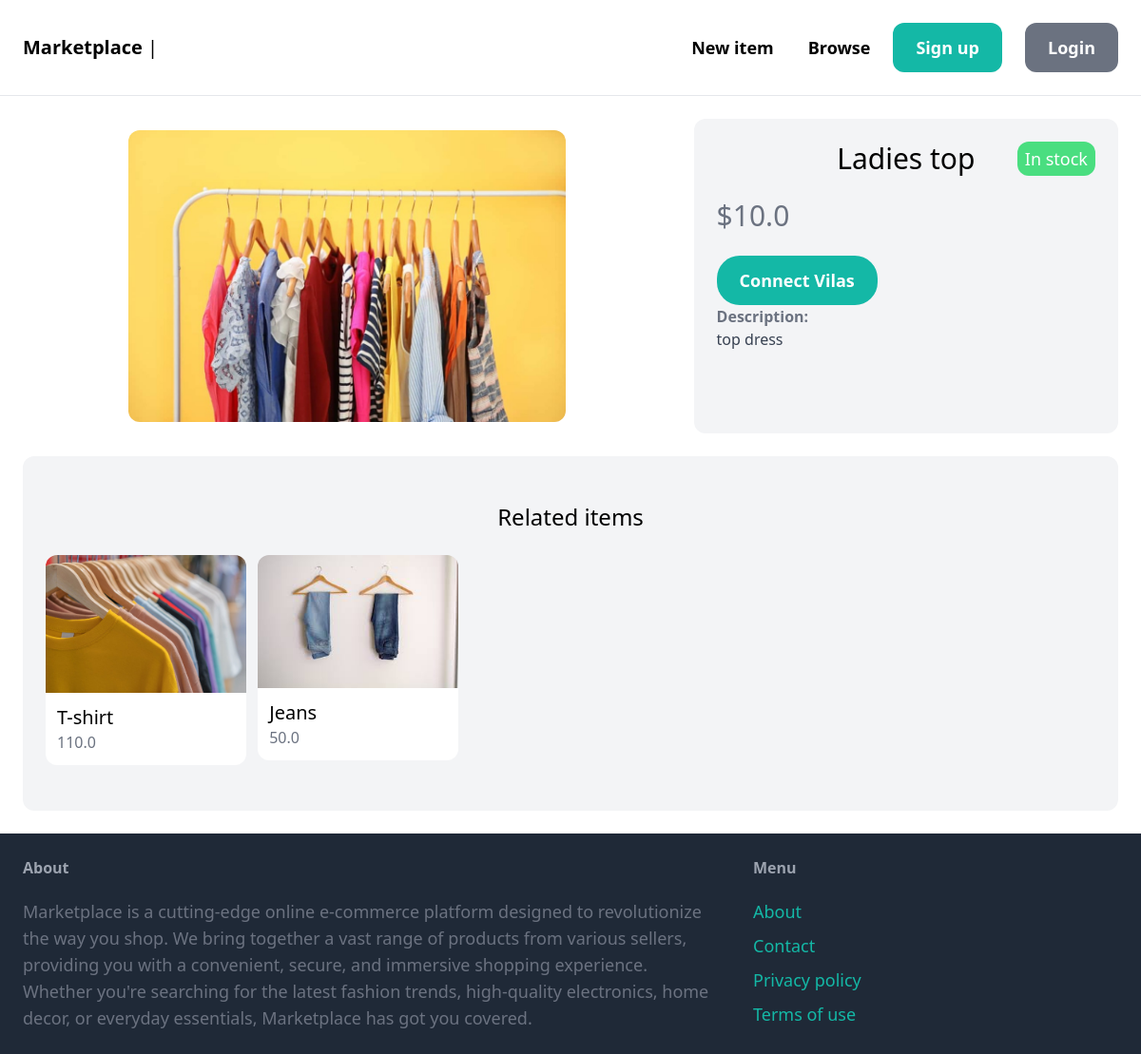
/dashboard/items/8/, run on an earlier commit of the app's database.
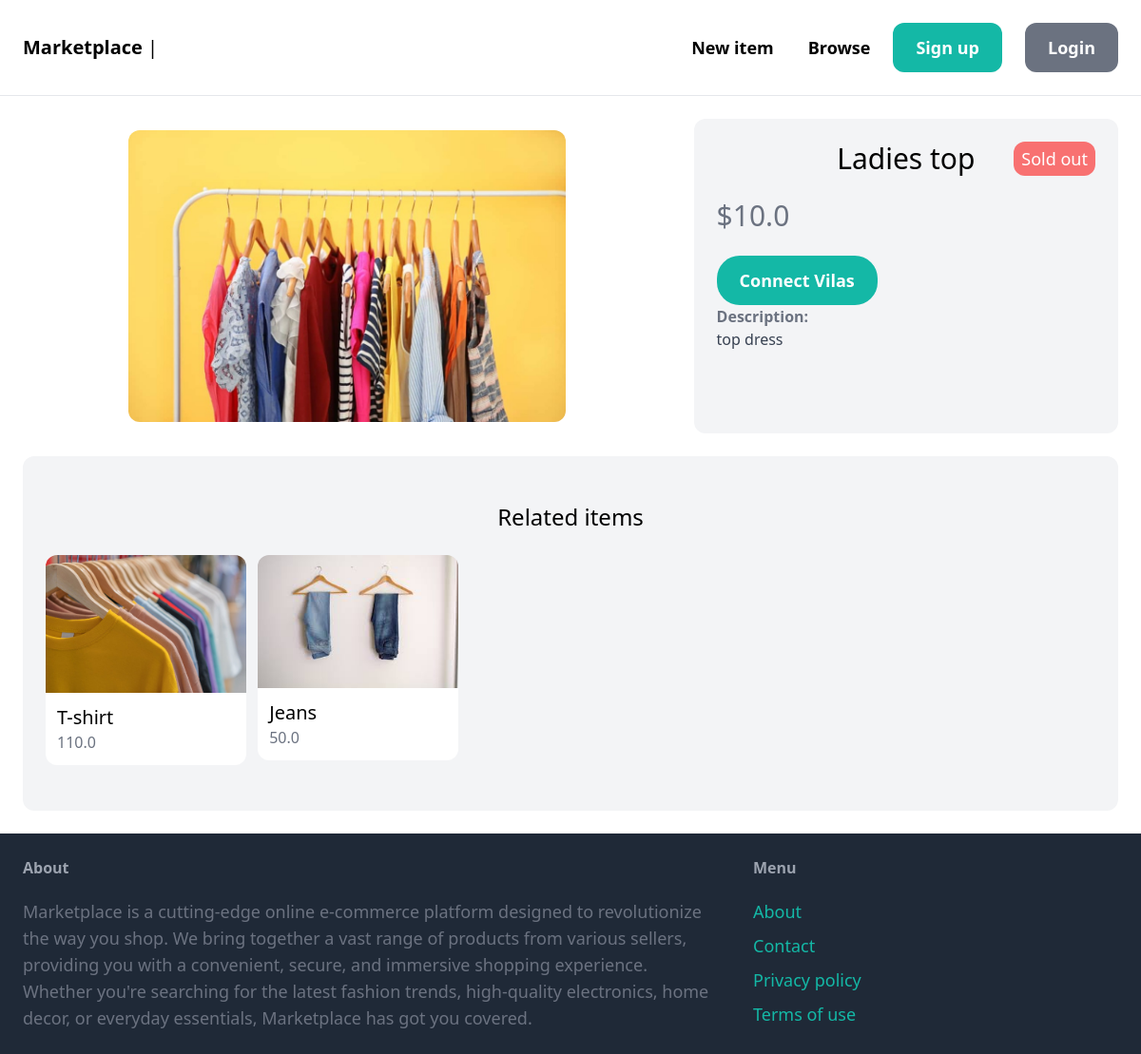
And on a later commit of the database.
### item/views.py (the view)
# urls.py: path('<int:pk>/', views.detail, name='detail'),
def detail(request, pk):
    item = get_object_or_404(Item, pk=pk)
    related_items = Item.objects.filter(category=item.category).exclude(pk=pk)[:3]
    if item.color:
        item.color = item.color.replace(',', ' ')
        item.color = item.color.replace('[', '')
        item.color = item.color.replace(']', '')
        item.color = item.color.replace("'", '')
    return render(request, 'item/detail.html',{
        'item':item,
        'related_items':related_items,
    })

### item/templates/item/detail.html (shortened to what this page needs)
{% extends 'core/base.html' %}
{% block content %}
<div class="sm:grid grid-cols-5 gap-6">
    <div class="col-span-3 m-3 ">
        <img src="{{ item.image.url }}" class="rounded-xl max-w-[70%]  m-auto  dark:brightness-100" alt="">
    </div>
    <div class="col-span-2 p-6 bg-gray-100 dark:text-white dark:bg-gray-800 rounded-xl text-center md:text-left">
        <h1 class="mb-6 relative sm:text-3xl text-lg text-center">{{item.name}}
            {% if item.is_sold == True %}
            <span class="inline-block md:absolute right-0 sm:text-lg text-sm bg-red-400 py-1 px-2 rounded-xl text-white">Sold out</span>
            {% else %}
            <span class="inline-block md:absolute right-0 sm:text-lg text-sm bg-green-400 py-1 px-2 rounded-xl text-white">In stock</span>
            {% endif %}
        </h1>
        <div class="sm:flex flex-col justify-between md:w-3/4">
            <div>
                <h1 class="text-gray-500 dark:text-white md:text-3xl text-left">${{item.price}}</h1>
            </div>
        </div>
        {% if request.user == item.created_by %}
        <div class="mt-6 p-6 bg-white dark:bg-gray-900  dark:text-white rounded-xl text-center md:text-left   ">
            <p>This is your item!</p>
            <a href="{% url 'item:edit' item.id %}" class="inline-block   mt-6 px-6 py-3 text-lg font-semibold bg-yellow-500 text-white rounded-xl">Edit</a>
            <a href="{% url 'item:delete'  item.id %}" class="inline-block   mt-6 px-6 py-3 text-lg font-semibold bg-red-500 text-white rounded-xl">Delete</a>
        </div>
        {% else %}
        <a href="{% url 'conversation:new' item.id %}" class="inline-block mt-6 px-6 py-3 text-lg font-semibold bg-teal-500 text-white rounded-3xl hover:bg-teal-700">Connect {{item.created_by.username}}</a>
        {% endif %}
        {% if item.description %}
        <p class="text-gray-700 dark:text-white">
            <strong class="text-gray-500 dark:text-white">Description:</strong>
            <br>
            {{item.description}}
        </p>
        {% endif %}
    </div>
</div>
<div class="mt-6 px-6 py-12 bg-gray-100 dark:text-white dark:bg-gray-800 rounded-xl">
    <h2 class="mb-6 text-2xl text-center">Related items</h2>
    <div class="grid md:grid-cols-5 grid-cols-2 gap-3">
        {% for item in related_items %}
            <div>
                <a href="{% url 'item:detail' item.id %}">
                    <div class="md-shrink-0">
                        <img src="{{ item.image.url }}" class="rounded-t-xl dark:brightness-50">
                    </div>
                    <div class="p-3 bg-white dark:text-white dark:bg-gray-900 rounded-b-xl ">
                        <h2 class="sm:text-xl break-words">{{ item.name }}</h2>
                        <h1 class="text-gray-500 ">{{item.price}}</h1>
                    </div>
                </a>
            </div>
        {% endfor %}
    </div>
</div>
{% endblock content %}

What changed in the data, as far as the page shows it:
changed Item "Ladies top": is_sold False → True (drawn)
Also different on the page:
text no longer shown: "In stock"
text now shown: "Sold out"
